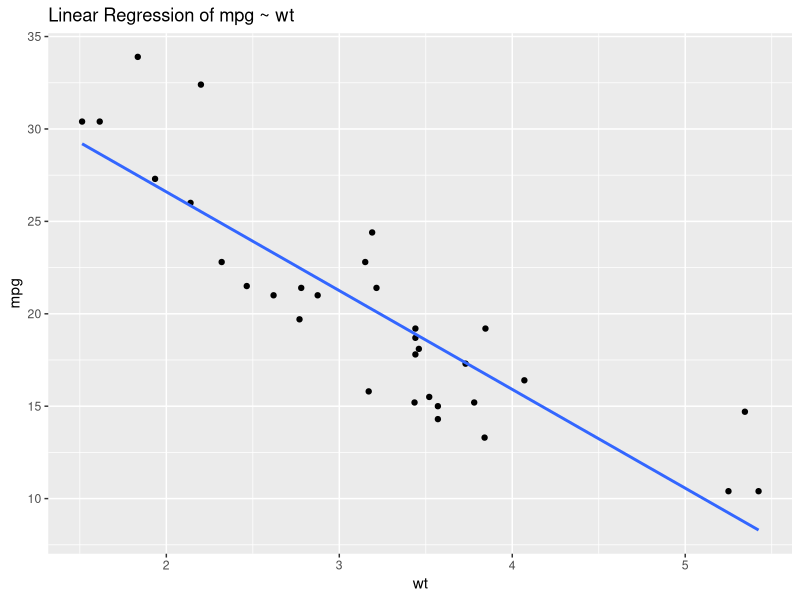
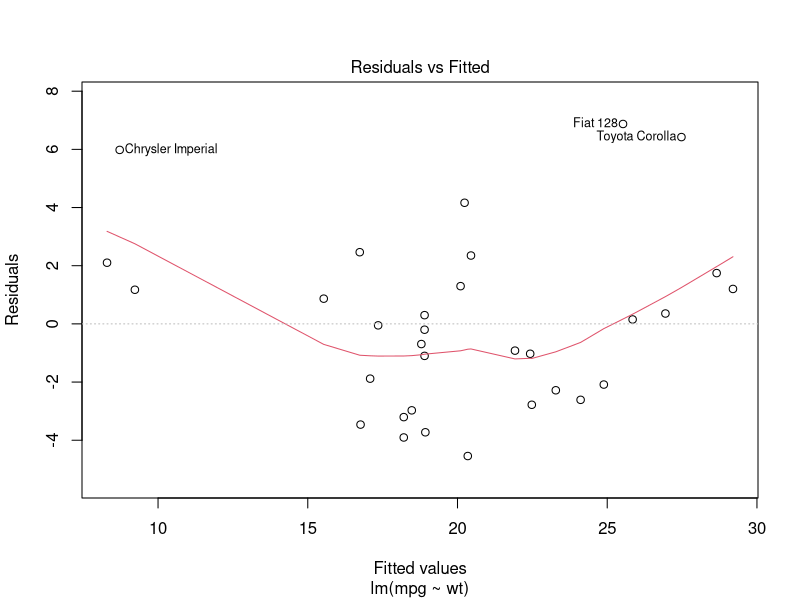
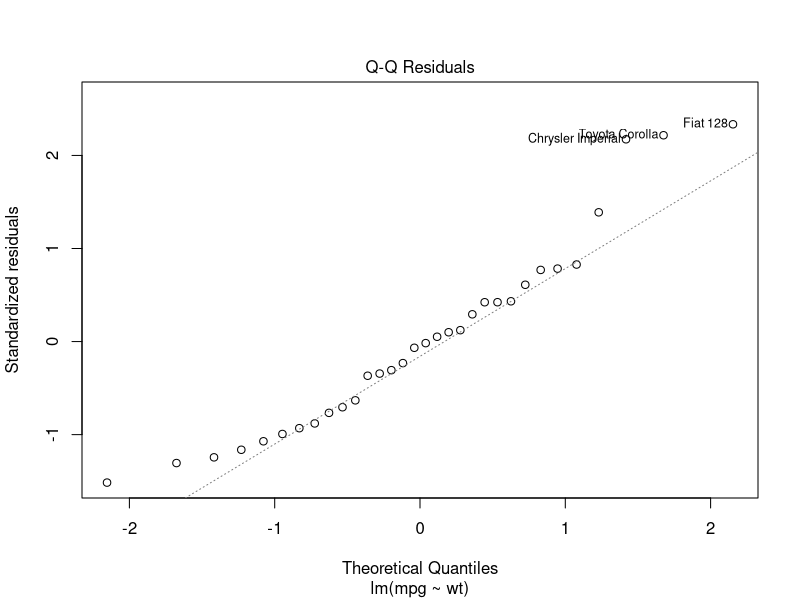
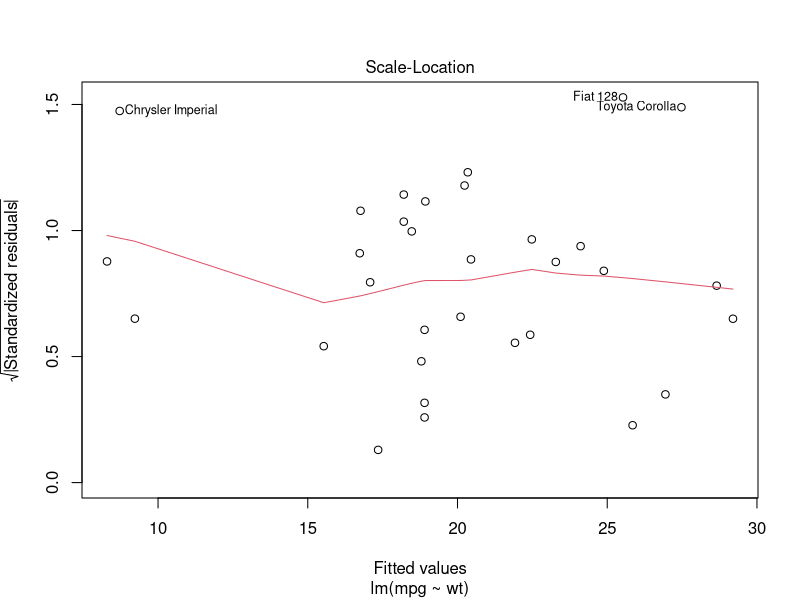
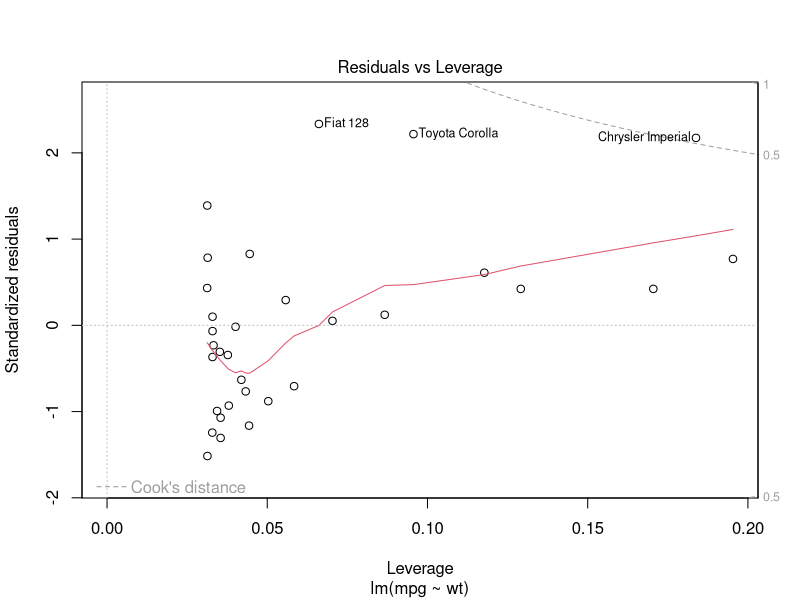

R code for these plots, in order:
## ---- chunk 1
rm(list = ls())
library(tidyverse)
## ---- chunk 2
mtcars <- mtcars
mtcars %>% head()
## ---- chunk 3
model <- lm(mpg ~ wt, data = mtcars)
## ---- chunk 4
summary(model)
## ---- chunk 5
ggplot(mtcars, aes(x=wt, y=mpg)) +
  geom_point() +
  geom_smooth(method='lm', se=FALSE) +
  ggtitle("Linear Regression of mpg ~ wt")
## ---- chunk 6
plot(model)
## ---- chunk 7
newdata <- data.frame(wt=c(3,4))

predictions <- predict(model, newdata=newdata)
predictions
## ---- chunk 8
beta0 <- model$coefficients[[1]][1]
beta1 <- model$coefficients[[2]][1]

newdata_mpg <- data.frame(mpg = c(beta0 + beta1*3, beta0 + beta1*4))
newdata <- cbind(newdata,newdata_mpg)
newdata
## ---- chunk 9
mtcars %>% head()
## ---- chunk 10
model_2 <- lm(mpg ~ cyl+disp+hp+drat+wt+qsec+factor(vs)+factor(am)+factor(gear)+factor(carb), data=mtcars)
## ---- chunk 11
summary(model_2)
## ---- chunk 12
model_3 <- step(model_2,direction = "backward")
summary(model_3)
## ---- chunk 13
model_3 %>% summary
## ---- chunk 14
anova(model_2,model_3)
